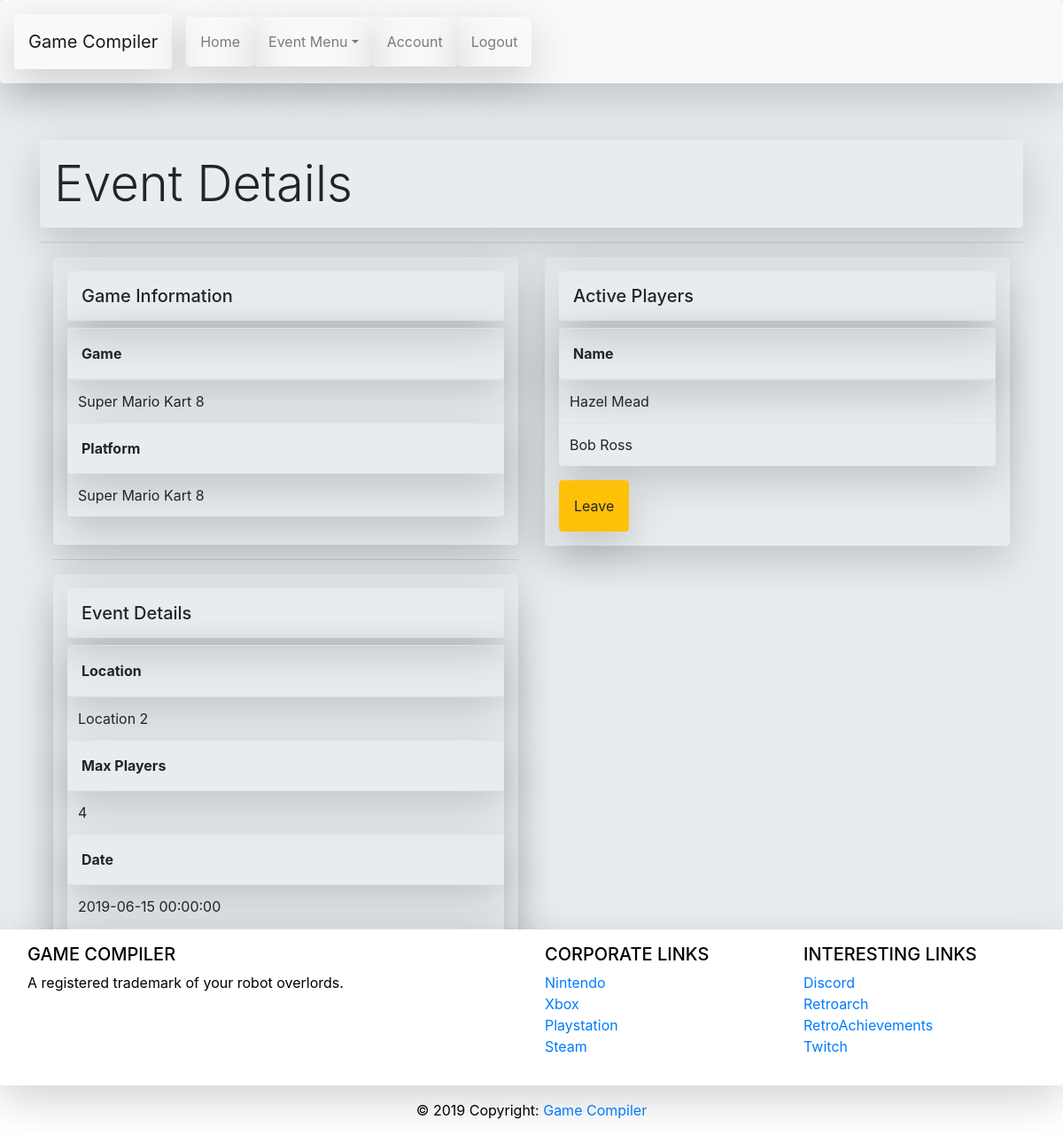
Before: /event/view/2 (signed in) with the older database file.
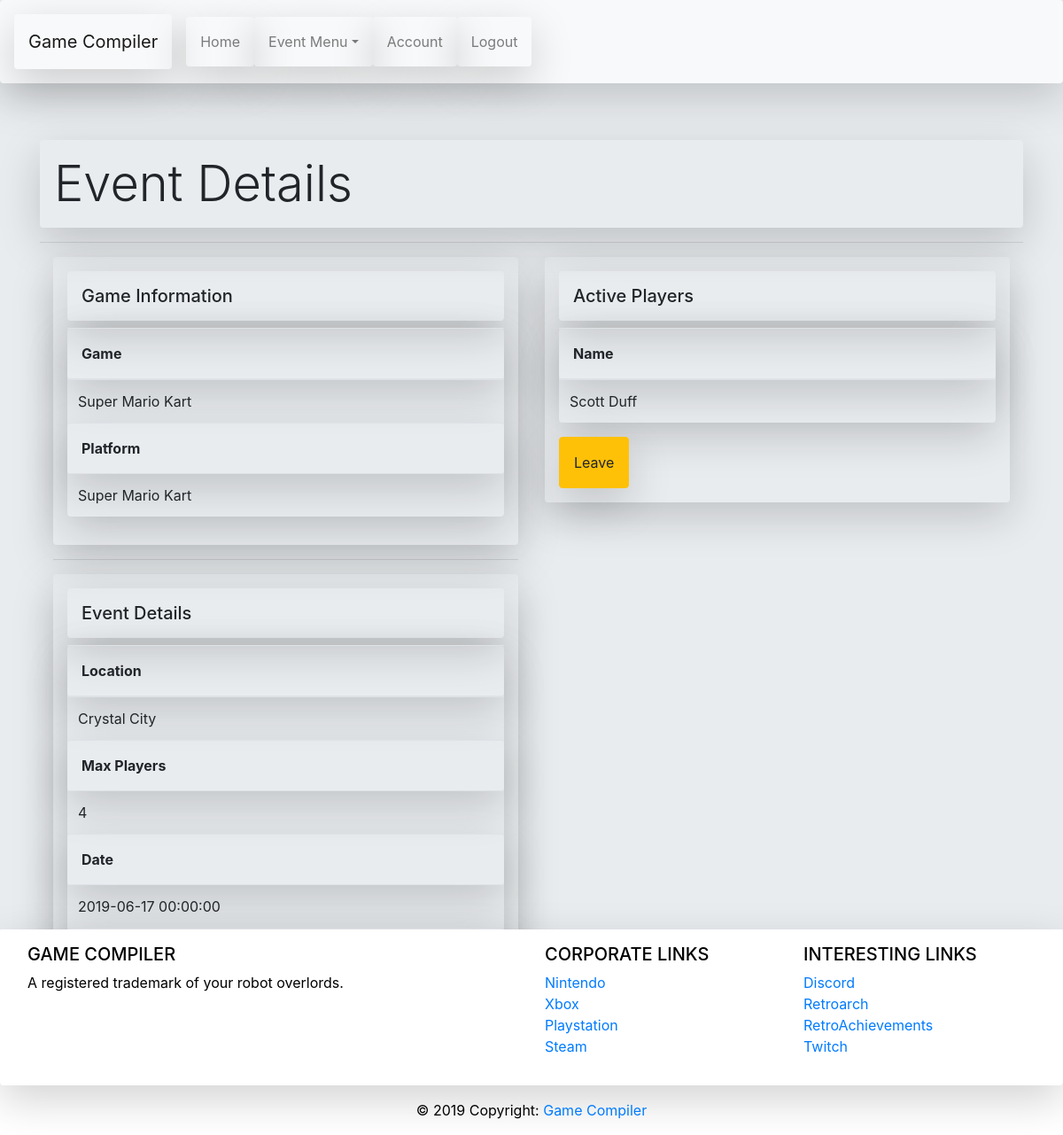
After: the same page with the newer database file.
### models.py (models this page shows, shortened)
class Event(db.Model):
    __tablename__ = "event"
    id = db.Column(db.Integer, primary_key=True)
    game = db.Column(db.String(45))
    platform = db.Column(db.String(45))
    location = db.Column(db.String(90))
    event_date = db.Column(db.DateTime)
    event_time = db.Column(db.DateTime)
    max_players = db.Column(db.Integer)
    current_players = db.Column(db.Integer)
    event_poster = db.Column(db.Integer)
    created_at = db.Column(db.DateTime, server_default=func.now())
    updated_at = db.Column(db.DateTime, server_default=func.now(),
                           onupdate=func.now())
    users_for_events = db.relationship('User', secondary=users_events)

class User(db.Model):
    __tablename__ = "user"
    id = db.Column(db.Integer, primary_key=True)
    first_name = db.Column(db.String(45))
    last_name = db.Column(db.String(45))
    email = db.Column(db.String(90))
    password = db.Column(db.String(255))
    created_at = db.Column(db.DateTime, server_default=func.now())
    updated_at = db.Column(db.DateTime, server_default=func.now(),
                           onupdate=func.now())
    events_for_users = db.relationship('Event', secondary=users_events)

### controller_functions.py (the view)
@app.route("/event/view/<id>")
def event_view(id):
    if 'login' not in session:
        flash("Your are not logged in!")
        return redirect("/")
    else:
        eventPlayerQuery = User.query.join(User.events_for_users).filter(Event.id == id).all()
        eventQuery = Event.query.get(id)
        return render_template("event_view.html", event=eventQuery, eventPlayerQuery=eventPlayerQuery)

### templates/event_view.html (shortened to what the changed rows need)
<!DOCTYPE html>
<html lang="en">
<head>
    <link href="https://stackpath.bootstrapcdn.com/bootstrap/4.3.1/css/bootstrap.min.css" rel="stylesheet">
</head>
<body>
    <div class="jumbotron jumbotron-fluid">
        <div class="container">
            <h1 class="display-4 shadow-lg p-3 mb-7 rounded">Event Details</h1>
            <div class="container">
                <div class="row">
                    <div class="col-sm">
                            <div class="shadow-lg p-3 mb-7 rounded">
                            <table class="table shadow-lg p-3 mb-7 rounded">
                                <thead>
                                    <tr>
                                        <th class="shadow-lg p-3 mb-7 rounded" scope="col">Game</th>
                                    </tr>
                                </thead>
                                <tbody>
                                    <tr>
                                        <td>{{ event.game }}</td>
                                    </tr>
                                    <tr>
                                        <th class="shadow-lg p-3 mb-7 rounded" scope="col">Platform</th>
                                    </tr>
                                    <tr>
                                        <td>{{ event.game }}</td>
                                    </tr>
                                </tbody>
                            </table>
                            </div>
                            <div class="shadow-lg p-3 mb-7 rounded">
                            <table class="table shadow-lg p-3 mb-7 rounded">
                                <thead>
                                    <tr>
                                        <th class="shadow-lg p-3 mb-7 rounded" scope="col">Location</th>
                                    </tr>
                                </thead>
                                <tbody>
                                    <tr>
                                        <td>{{ event.location }}</td>
                                    </tr>
                                    <tr>
                                        <th class="shadow-lg p-3 mb-7 rounded" scope="col">Max Players</th>
                                    </tr>
                                    <tr>
                                        <td>{{ event.max_players }}</td>
                                    </tr>
                                    <tr>
                                        <th class="shadow-lg p-3 mb-7 rounded" scope="col">Date</th>
                                    </tr>
                                    <tr>
                                        <td>{{ event.event_date }}</td>
                                    </tr>
                                    <tr>
                                        <th class="shadow-lg p-3 mb-7 rounded" scope="col">Time</th>
                                    </tr>
                                </tbody>
                            </table>
                        </div>
                    </div>
                    <div class="col-sm">
                        <form class="shadow-lg p-3 mb-7 rounded" action="/leave/event/{{ event.id }}">
                            <table class="table shadow-lg p-3 mb-7 rounded">
                                <thead>
                                    <tr>
                                        <th class="shadow-lg p-3 mb-7 rounded" scope="col">Name</th>
                                    </tr>
                                </thead>
                                <tbody>
                                    {% for user in eventPlayerQuery %}
                                    <tr>
                                        <td>{{ user.first_name }} {{ user.last_name }}</td>
                                    </tr>
                                    {% endfor %}
                                </tbody>
                            </table>
                        </form>
                    </div>
                </div>
            </div>
        </div>
    </div>
</body>
</html>

Changed rows visible on the page:
no longer on this page (row edited): User: first_name "Hazel", last_name "Mead"
no longer on this page (row edited): User: first_name "Bob", last_name "Ross"
changed Event: game "Super Mario Kart 8" → "Super Mario Kart"; location "Location 2" → "Crystal City"; event_date "2019-06-15 00:00:00" → "2019-06-17 00:00:00"
now on this page (row edited): User: first_name "Scott", last_name "Duff"
